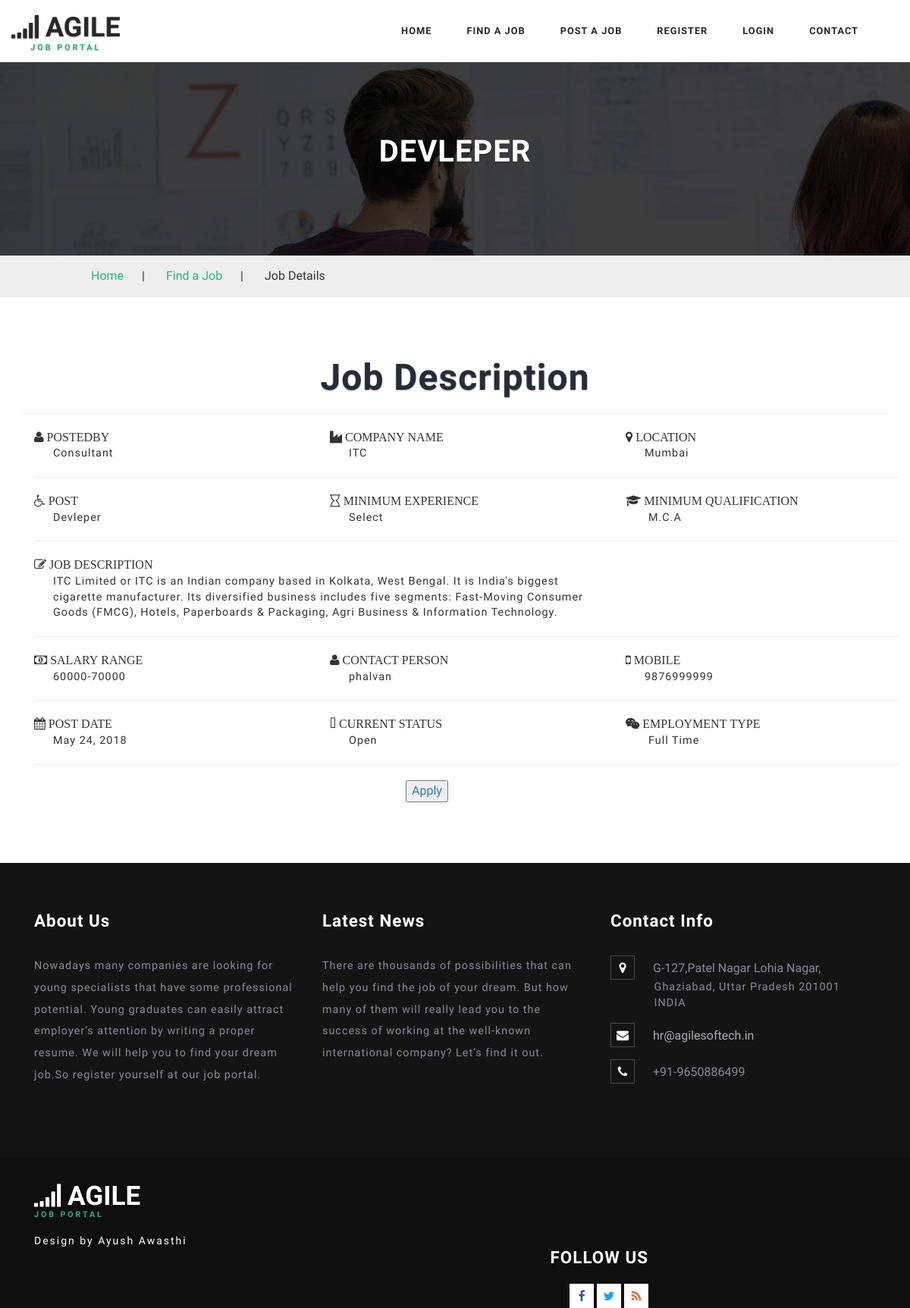
Page /job/8/ on the committed database.
### job/models.py (models this page shows, shortened)
class JOBS(models.Model):
    POSTEDCHOICE=(('company','COMPANY'),('consultant','CONSULTANT'),('admin','ADMIN'),)
    statuschoice=(('open','OPEN'),('close','CLOSE'),('select','SELECT'),)
    typechoice=(('full time','FULL TIME'),('part time','PART TIME'),('select','SELECT'),)
    POSTEDBY=models.CharField(max_length=20,choices=POSTEDCHOICE,default='admin')
    COMPANY=models.CharField(max_length=500)
    LOCATION = models.CharField(max_length=900)
    POST=models.CharField(max_length=100)
    MINIMUMEXPERIENCE=models.CharField(max_length=120)
    MINIMUMQUALIFICATION=models.CharField(max_length=120)
    SALARYRANGE=models.CharField(max_length=100)
    JOBDESCRIPTION=models.TextField(max_length=1000)
    CONTACTPERSON=models.CharField(max_length=100)
    MOBILE=models.CharField(max_length=20)
    POSTDATE=models.DateField()
    CURRENTSTATUS=models.CharField(max_length=30,choices=statuschoice,default='select')
    EMPLOYMENTTYPE=models.CharField(max_length=30,choices=typechoice,default='select')

### job/views.py (the view)
# urls.py: path('<int:job_id>/',views.detail,name='detail'),
def detail(request,job_id):
    data=get_object_or_404(JOBS,pk=job_id)
    return render(request,'job/detail.html',{'data':data})

### job/templates/job/detail.html (shortened to what this page needs)
{% extends 'job/base.html' %}
{% load static %}
{% block body %}
	<div class="inner_page_agile">
		<h3>{{ data.POST }}</h3>
	</div>
	<div class="services-breadcrumb_w3layouts">
		<div class="inner_breadcrumb">
			<ul class="short_w3ls"_w3ls>
				<li><a href="{% url 'index' %}">Home</a><span>|</span></li>
				<li><a href="{% url 'jobs' %}">Find a Job</a><span>|</span></li>
                <li>Job Details</li>
			</ul>
		</div>
	</div>
	<div class="inner_content_info_agileits">
		<div class="container">
			<div class="tittle_head_w3ls">
				<h3 class="tittle">Job Description </h3>
			</div>
			<hr/>
			<div class="container">
				<div class="row">
					<div class="col-sm-4">
				<label class="fa fa-user"> POSTEDBY </label>
				          <p style="margin-left:25px;">{{ data.POSTEDBY }}</p>
					</div>
						<div class="col-sm-4">
				<label class="fa fa-industry"> COMPANY NAME </label>
				<p style="margin-left:25px;">{{ data.COMPANY }}</p>
					</div>
					<div class="col-sm-4">
				<label class="fa fa-map-marker"> LOCATION </label>
				<p style="margin-left:25px;">{{ data.LOCATION}}</p>
					</div>
		    		</div>
				<hr/>
					<div class="row">
					<div class="col-sm-4">
				<label class="fa fa-wheelchair"> POST </label>
				   <p style="margin-left:25px;">{{ data.POST }}</p>
					</div>
						<div class="col-sm-4">
				<label class="fa fa-hourglass-o"> MINIMUM EXPERIENCE </label>
				    <p style="margin-left:25px;">{{ data.MINIMUMEXPERIENCE }}</p>
					</div>
					<div class="col-sm-4">
				<label class="fa fa-mortar-board"> MINIMUM QUALIFICATION </label>
						              <p style="margin-left:30px;">{{ data.MINIMUMQUALIFICATION }}</p>
					</div>
		    		</div>
				<hr/>
				<div class="row">
					<div class="col-sm-8">
				<label class="fa fa-pencil-square-o"> JOB DESCRIPTION </label>
				   <p style="margin-left:25px;">{{ data.JOBDESCRIPTION }}</p>
					</div>
				</div>
				<hr/>
					<div class="row">
					<div class="col-sm-4">
				<label class="fa fa-money"> SALARY RANGE </label>
				   <p style="margin-left:25px;">{{ data.SALARYRANGE }}</p>
					</div>
						<div class="col-sm-4">
				<label class="fa fa-user"> CONTACT PERSON </label>
				    <p style="margin-left:25px;">{{ data.CONTACTPERSON }}</p>
					</div>
					<div class="col-sm-4">
				<label class="fa fa-mobile"> MOBILE </label>
						              <p style="margin-left:25px;">{{ data.MOBILE }}</p>
					</div>
		    		</div>
								<hr/>
					<div class="row">
					<div class="col-sm-4">
				<label class="fa fa-calendar"> POST DATE </label>
				   <p style="margin-left:25px;">{{ data.POSTDATE }}</p>
					</div>
						<div class="col-sm-4">
				<label class="fa fa-wpexplorer"> CURRENT STATUS </label>
				    <p style="margin-left:25px;">{{ data.CURRENTSTATUS }}</p>
					</div>
					<div class="col-sm-4">
				<label class="fa fa-weixin"> EMPLOYMENT TYPE </label>
						              <p style="margin-left:30px;">{{ data.EMPLOYMENTTYPE }}</p>
					</div>
		    		</div>
				<hr/>
				<div class="col-sm-5"></div>
				<div class="col-sm-6"><a href="{% url 'apply'%}"> <button type="submit">Apply</button></a> </div>
			</div>
		</div>
	</div>
	{% endblock %}

### job/static/css/style.css (style rules this page uses)
html, body { margin: 0; font-size: 100%; background: #fff; font-family: 'Work Sans', sans-serif; }
body a { text-decoration: none; transition: 0.5s all; -webkit-transition: 0.5s all; -moz-transition: 0.5s all; -o-transition: 0.5s all; -ms-transition: 0.5s all; }
h1, h2, h3, h4, h5, h6 { margin: 0; font-family: 'Work Sans', sans-serif; }
p { margin: 0; letter-spacing: 1px; font-size: 0.9em; }
ul { margin: 0; padding: 0; }
label { margin: 0; }
h3.tittle { color: #262c38; margin: 0; font-size: 3em; font-weight: 700; letter-spacing: 1px; text-align: center; text-shadow: 0 1px 2px rgba(0, 0, 0, 0.33); }
.inner_page_agile { text-align: center; background: url(../images/candidate.jpg) no-repeat 0px 0px; background-size: cover; -webkit-background-size: cover; -moz-background-size: cover; -o-background-size: cover; -ms-background-size: cover; min-height: 255px; padding-top: 6em; }
.inner_page_agile h3 { color: #fff; text-transform: uppercase; font-weight: 700; font-size: 2.5em; text-shadow: 0 1px 2px rgba(0, 0, 0, 0.29); letter-spacing: 1px; }
.services-breadcrumb_w3layouts { width: 100%; border: none; padding: 1em 0; background: #eee; }
.services-breadcrumb_w3layouts ul li span { padding: 0 1.5em; }
ul.short_w3ls { text-align: left; }
ul.short_w3ls li { list-style: none; display: inline-block; }
.inner_breadcrumb { width: 80%; margin: 0 auto; }
ul.short_w3ls li a { color: #23b684; text-decoration: none; }
.inner_content_info_agileits { padding: 6em 0; }
@media (max-width:1366px) { .inner_content_info_agileits, .banner-bottom, .services { padding: 5em 0; } }

### rows in the picture
JOBS: POST "DEVLEPER", POSTEDBY "Consultant", COMPANY "ITC", LOCATION "Mumbai", POST "Devleper", MINIMUMEXPERIENCE "Select", MINIMUMQUALIFICATION "M.C.A", JOBDESCRIPTION "ITC Limited or ITC is an Indian company based in Kolkata, West Bengal. It is India's biggest cigarette manufacturer. Its diversified business includes five segments: Fast-Moving Consumer Goods (FMCG), Hotels, Paperboards & Packaging, Agri Business & Information Technology.", SALARYRANGE "60000-70000", CONTACTPERSON "phalvan", MOBILE "9876999999", POSTDATE "May 24, 2018", CURRENTSTATUS "Open", EMPLOYMENTTYPE "Full Time"
